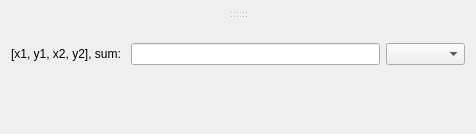
<?xml version="1.0" encoding="UTF-8"?>
<ui version="4.0">
 <class>ImageWidget</class>
 <widget class="QWidget" name="ImageWidget">
  <property name="geometry">
   <rect>
    <x>0</x>
    <y>0</y>
    <width>476</width>
    <height>134</height>
   </rect>
  </property>
  <property name="windowTitle">
   <string>Form</string>
  </property>
  <layout class="QGridLayout" name="gridLayout_4">
   <item row="0" column="0">
    <widget class="QSplitter" name="toolSplitter">
     <property name="orientation">
      <enum>Qt::Vertical</enum>
     </property>
     <widget class="QSplitter" name="plotSplitter">
      <property name="orientation">
       <enum>Qt::Vertical</enum>
      </property>
      <widget class="QWidget" name="twoDWidget" native="true">
       <property name="sizePolicy">
        <sizepolicy hsizetype="Preferred" vsizetype="Expanding">
         <horstretch>0</horstretch>
         <verstretch>100</verstretch>
        </sizepolicy>
       </property>
       <layout class="QGridLayout" name="gridLayout_2" columnstretch="0">
        <item row="0" column="0">
         <layout class="QVBoxLayout" name="twoDVerticalLayout" stretch=""/>
        </item>
       </layout>
      </widget>
      <widget class="QWidget" name="oneDWidget" native="true">
       <property name="sizePolicy">
        <sizepolicy hsizetype="Preferred" vsizetype="Expanding">
         <horstretch>0</horstretch>
         <verstretch>0</verstretch>
        </sizepolicy>
       </property>
       <layout class="QGridLayout" name="gridLayout_3" columnstretch="0">
        <item row="0" column="0">
         <layout class="QVBoxLayout" name="oneDVerticalLayout"/>
        </item>
       </layout>
      </widget>
     </widget>
     <widget class="QWidget" name="">
      <layout class="QVBoxLayout" name="verticalLayout">
       <item>
        <widget class="QWidget" name="toolWidget" native="true">
         <property name="sizePolicy">
          <sizepolicy hsizetype="Preferred" vsizetype="Fixed">
           <horstretch>0</horstretch>
           <verstretch>0</verstretch>
          </sizepolicy>
         </property>
         <layout class="QGridLayout" name="gridLayout">
          <item row="0" column="0">
           <layout class="QVBoxLayout" name="toolVerticalLayout"/>
          </item>
         </layout>
        </widget>
       </item>
       <item>
        <layout class="QHBoxLayout" name="horizontalLayout">
         <item>
          <widget class="QLabel" name="infoLabel">
           <property name="toolTip">
            <string>coordinate info display for the mouse pointer</string>
           </property>
           <property name="text">
            <string>[x1, y1, x2, y2], sum: </string>
           </property>
          </widget>
         </item>
         <item>
          <widget class="QLineEdit" name="infoLineEdit">
           <property name="toolTip">
            <string>coordinate info display for the mouse pointer</string>
           </property>
           <property name="readOnly">
            <bool>true</bool>
           </property>
          </widget>
         </item>
         <item>
          <widget class="QComboBox" name="toolComboBox">
           <property name="toolTip">
            <string>select the image tool for the mouse pointer, i.e. Intensity, ROI, LineCut, Angle/Q</string>
           </property>
           <property name="styleSheet">
            <string notr="true">font: bold;</string>
           </property>
          </widget>
         </item>
        </layout>
       </item>
       <item>
        <spacer name="verticalSpacer">
         <property name="orientation">
          <enum>Qt::Vertical</enum>
         </property>
         <property name="sizeType">
          <enum>QSizePolicy::Expanding</enum>
         </property>
         <property name="sizeHint" stdset="0">
          <size>
           <width>0</width>
           <height>0</height>
          </size>
         </property>
        </spacer>
       </item>
      </layout>
     </widget>
    </widget>
   </item>
  </layout>
 </widget>
 <resources/>
 <connections/>
</ui>
